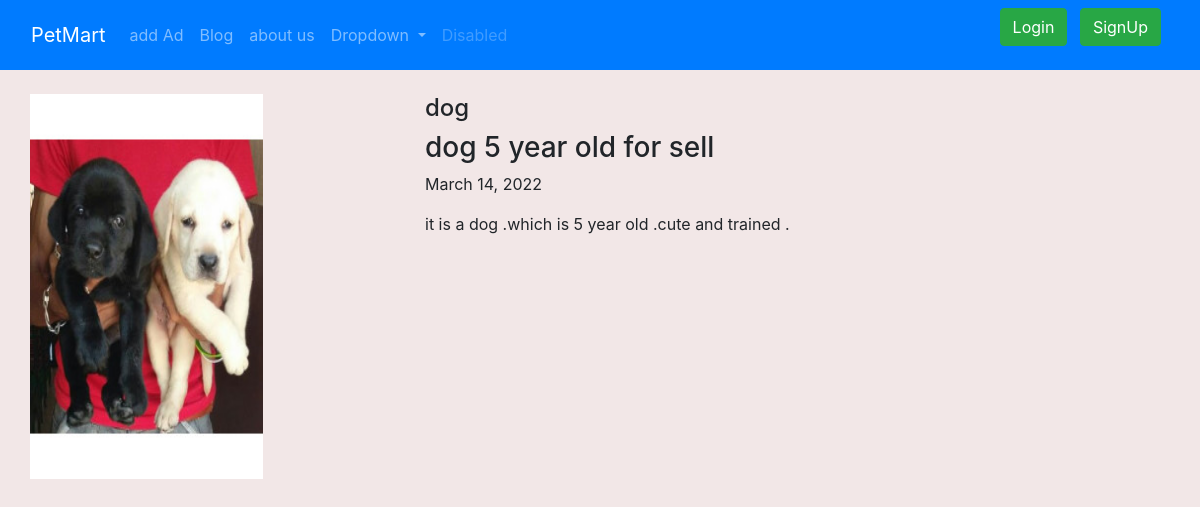
Page /shop/adview/1 on the committed database.
### shop/models.py (models this page shows, shortened)
class Adds(models.Model):
    addId=models.AutoField
    addName=models.CharField(max_length=50,default="")
    petCatgory=models.CharField(max_length=50,default="")
    addDescription=models.CharField(max_length=300,default="")
    userId=models.IntegerField(max_length=20,default=0)
    price=models.IntegerField(default=0)
    pub_date=models.DateField()
    image=models.ImageField(upload_to="shop/images",default="")

### shop/views.py (the view)
# urls.py: path("adview/<int:adid>",views.adview,name="adview"),
def adview(request,adid):
    ad = Adds.objects.filter(id=adid)
    params = {'Ad':ad[0]}
    return render(request, 'shop/adview.html',params)

### shop/templates/shop/adview.html (shortened to what this page needs)
{% extends 'shop/base.html' %}
{% block body %}
{% load static %}
<div class="container my-4">
    <div class="row">
    <div class="col-md-4">
    <div class="row">
       <img src="/media//{{Ad.image}}" width="233px" height="385px">
    </div>
        </div>
    <div class="col-md-8">
        <h4>{{Ad.petCatgory}}</h4>
        <h3>{{Ad.addName}}</h3>
        <p>{{Ad.pub_date}}</p>
        <p>{{Ad.addDescription}}</p>
    </div>
        </div>
</div>
{% endblock %}

### rows in the picture
Adds: image (picture), petCatgory "dog", addName "dog 5 year old for sell", pub_date "March 14, 2022", addDescription "it is a dog .which is 5 year old .cute and trained ."
